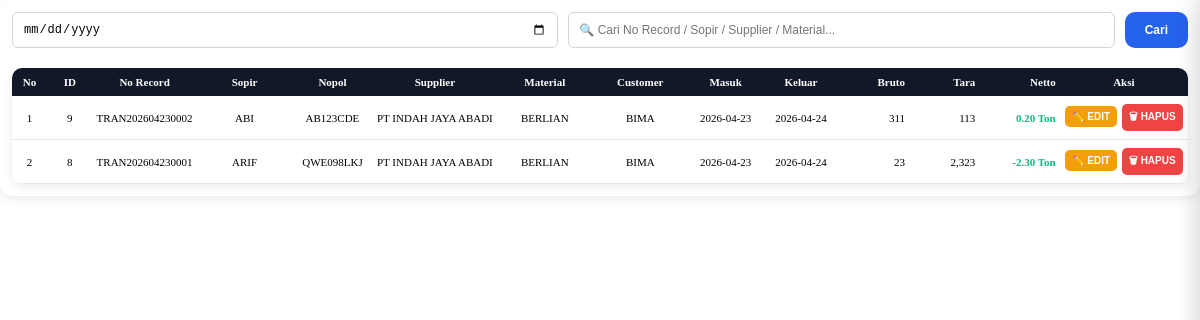
The page /Dasboard/sidebar/Informasi_Data.php (signed in) on the database its author committed.
### tables this page shows
CREATE TABLE `transaksi` (
  `id_transaksi` int(11) NOT NULL,
  `no_record` varchar(50) NOT NULL,
  `id_kendaraan` int(11) DEFAULT NULL,
  `id_supplier` int(11) DEFAULT NULL,
  `id_material` int(11) DEFAULT NULL,
  `id_customers` int(11) DEFAULT NULL,
  `id_in` int(11) NOT NULL,
  `id_out` int(11) NOT NULL,
  `bruto` decimal(10,2) DEFAULT NULL,
  `tara` decimal(10,2) DEFAULT NULL,
  `netto` decimal(10,2) DEFAULT NULL
);

CREATE TABLE `kendaraan` (
  `id_Kendaraan` int(11) NOT NULL,
  `Nopol` varchar(50) NOT NULL,
  `Sopir` varchar(100) NOT NULL
);

CREATE TABLE `supplier` (
  `id_Supplier` int(11) NOT NULL,
  `Nama_Supplier` varchar(50) NOT NULL,
  `Lokasi_Asal` varchar(50) NOT NULL,
  `Lokasi_Tujuan` varchar(50) NOT NULL
);

CREATE TABLE `material` (
  `id_Material` int(11) NOT NULL,
  `Kode` varchar(50) NOT NULL,
  `Material` varchar(50) NOT NULL
);

CREATE TABLE `customers` (
  `id_Customers` int(11) NOT NULL,
  `Customers` varchar(50) NOT NULL,
  `Keterangan` text DEFAULT NULL
);

### Dasboard/sidebar/Informasi_Data.php (the view, shortened to what this page needs)
<?php
require_once '../../config.php';
$tgl    = $_GET['tgl'] ?? '';
$search = $_GET['search'] ?? '';
$where  = " WHERE 1=1 ";
$params = [];
$stmt = $pdo->prepare("
SELECT
t.*,
k.Nopol, k.Sopir,
s.Nama_Supplier,
m.Material,
c.Customers,
DATE(wi.tanggal_in) as tanggal_in,
DATE(wo.tanggal_out) as tanggal_out
FROM transaksi t
LEFT JOIN waktu_in wi ON t.id_in = wi.id_in
LEFT JOIN waktu_out wo ON t.id_out = wo.id_out
LEFT JOIN kendaraan k ON t.id_kendaraan = k.id_Kendaraan
LEFT JOIN supplier s ON t.id_supplier = s.id_Supplier
LEFT JOIN material m ON t.id_material = m.id_Material
LEFT JOIN customers c ON t.id_customers = c.id_Customers
$where
ORDER BY t.id_transaksi DESC
");
$stmt->execute($params);
$data = $stmt->fetchAll(PDO::FETCH_ASSOC);
?>
<!DOCTYPE html>
<html lang="id">
<head>
</head>
<body>
<div class="card">
<div style="display:flex;gap:10px;margin-bottom:20px;">
<input type="date" name="tgl" id="tgl" value="<?= $tgl ?>" onchange="loadTable()">
<input type="text" name="search" id="search" placeholder="🔍 Cari No Record / Sopir / Supplier / Material..." value="<?= htmlspecialchars($search) ?>" oninput="debounceSearch()">
<button onclick="loadTable()" style="background:#2563eb;color:white;padding:11px 20px;border:none;border-radius:10px;cursor:pointer;">Cari</button>
</div>
<div class="table-container">
<table>
<thead>
<tr>
<th>No</th>
<th>ID</th>
<th>No Record</th>
<th>Sopir</th>
<th>Nopol</th>
<th>Supplier</th>
<th>Material</th>
<th>Customer</th>
<th>Masuk</th>
<th>Keluar</th>
<th>Bruto</th>
<th>Tara</th>
<th>Netto</th>
<th>Aksi</th>
</tr>
</thead>
<tbody id="tbody">
<?php $no=1; foreach($data as $d): ?>
<tr>
<td><?= $no++ ?></td>
<td><?= $d['id_transaksi'] ?></td>
<td><?= htmlspecialchars($d['no_record']) ?></td>
<td><?= htmlspecialchars($d['Sopir']) ?></td>
<td><?= htmlspecialchars($d['Nopol']) ?></td>
<td><?= htmlspecialchars($d['Nama_Supplier']) ?></td>
<td><?= htmlspecialchars($d['Material']) ?></td>
<td><?= htmlspecialchars($d['Customers']) ?></td>
<td><?= htmlspecialchars($d['tanggal_in']) ?></td>
<td><?= htmlspecialchars($d['tanggal_out']) ?></td>
<td style="text-align:right;"><?= number_format($d['bruto']) ?></td>
<td style="text-align:right;"><?= number_format($d['tara']) ?></td>
<td class="netto" style="font-weight:bold;color:#10b981;"><?= number_format($d['netto']/1000,2) ?> Ton</td>
<td>
<button class="edit" onclick='openEdit(<?= json_encode($d, JSON_HEX_APOS | JSON_HEX_QUOT) ?>)'>✏️ EDIT</button>
<button class="hapus" onclick="hapus(<?= (int)$d['id_transaksi'] ?>)">🗑 HAPUS</button>
</td>
</tr>
<?php endforeach; ?>
</tbody>
</table>
</div>
</body>
</html>

### Dasboard/sidebar/Informasi_Data.php (style rules this page uses)
* { margin:0; padding:0; box-sizing:border-box; }
.card { background:#fff; border-radius:12px; padding:12px; box-shadow:0 3px 10px rgba(0,0,0,.08); }
input[type="date"], input[type="text"], input[type="number"], select { width:100%; padding:8px 10px; border:1px solid #d1d5db; border-radius:6px; outline:none; font-size:12px; }
button, .btn { border:none; cursor:pointer; border-radius:6px; padding:8px 12px; font-weight:600; font-size:12px; }
.table-container { margin-top:12px; overflow-x:auto; border-radius:10px; box-shadow:0 3px 10px rgba(0,0,0,.08); background:#fff; }
table { width:100%; border-collapse:collapse; table-layout:auto; font-size:11px; }
thead tr { background:#111827; }
th { color:#fff; padding:8px 4px; text-align:center; font-weight:600; white-space:nowrap; }
td { padding:7px 4px; border-bottom:1px solid #e5e7eb; text-align:center; vertical-align:middle; white-space:nowrap; }
th:nth-child(1), td:nth-child(1) { width:35px; }
th:nth-child(2), td:nth-child(2) { width:45px; }
th:nth-child(3), td:nth-child(3) { width:75px; }
th:nth-child(4), td:nth-child(4) { width:95px; }
th:nth-child(5), td:nth-child(5) { width:80px; }
th:nth-child(6), td:nth-child(6) { width:110px; }
th:nth-child(7), td:nth-child(7) { width:95px; }
th:nth-child(8), td:nth-child(8) { width:95px; }
th:nth-child(9), td:nth-child(9) { width:75px; }
th:nth-child(10), td:nth-child(10) { width:75px; }
th:nth-child(11), td:nth-child(11) { width:70px; text-align:right; }
th:nth-child(12), td:nth-child(12) { width:70px; text-align:right; }
th:nth-child(13), td:nth-child(13) { width:80px; text-align:right; }
th:nth-child(14), td:nth-child(14) { width:115px; }
.netto { color:#10b981; font-weight:700; }
.edit, .hapus { font-size:10px; padding:5px 7px; border:none; border-radius:5px; color:#fff; margin:1px; }
.edit { background:#f59e0b; }
.hapus { background:#ef4444; }

### rows shown on the page
transaksi: id_transaksi "9", no_record "TRAN202604230002", id_kendaraan.Sopir "ABI", id_kendaraan.Nopol "AB123CDE", id_supplier.Nama_Supplier "PT INDAH JAYA ABADI", id_material.Material "BERLIAN", id_customers.Customers "BIMA", tanggal_in "2026-04-23", tanggal_out "2026-04-24", bruto "311", tara "113", $d['netto']/1000 "0.20"
transaksi: id_transaksi "8", no_record "TRAN202604230001", id_kendaraan.Sopir "ARIF", id_kendaraan.Nopol "QWE098LKJ", id_supplier.Nama_Supplier "PT INDAH JAYA ABADI", id_material.Material "BERLIAN", id_customers.Customers "BIMA", tanggal_in "2026-04-23", tanggal_out "2026-04-24", bruto "23", tara "2,323", $d['netto']/1000 "-2.30"
